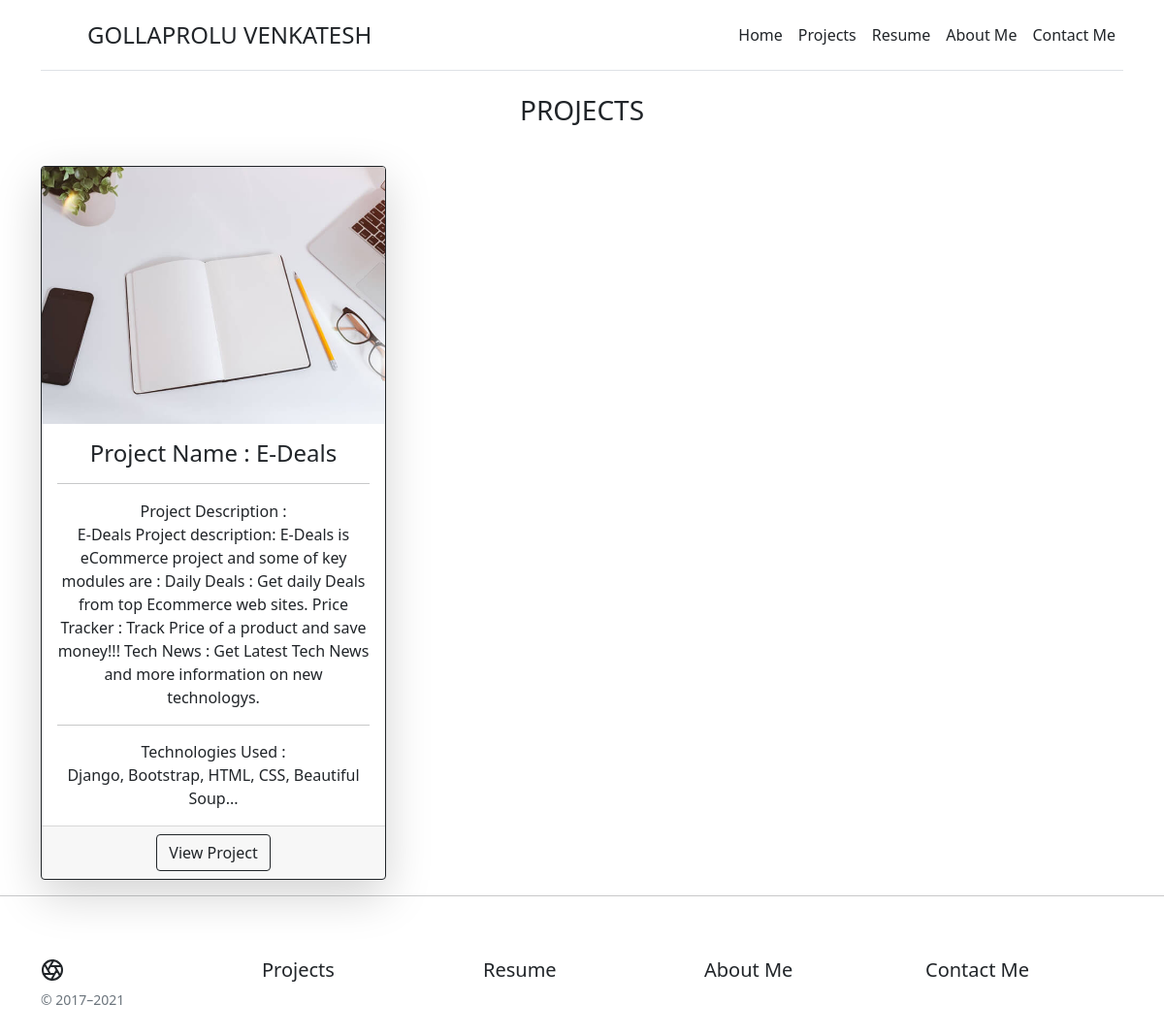
The app's page /projects with its own data.
### app/models.py (models this page shows, shortened)
class Project(models.Model):
    name = models.CharField(max_length=100)
    description = models.TextField(max_length=500)
    technologies = models.TextField(max_length=300)
    img_1 = models.ImageField(upload_to="images\project")
    img_2 = models.ImageField(upload_to="images\project")
    purl = models.URLField(max_length=500)

### app/views.py (the view)
# urls.py: path('projects',projects, name='projects'),
def projects(request):
    project = Project.objects.all()
    context = {
        'project': project
    }
    return render(request, 'projects.html',context)

### app/templates/projects.html (shortened to what this page needs)
{% extends 'base.html' %}
{% load static %}
{% block content %}
<div class="container">
<center><h3>PROJECTS</h3></center>
{% for project in project %}
    <div class="row row-cols-1 row-cols-md-3 g-4 mt-3">
    <div class="col">
    <div class="card border-dark shadow-lg bg-body rounded">
      <img src="{{project.img_1.url}}" class="card-img-top" alt="...">
      <div class="card-body">
       <center> <h4 class="card-title"> Project Name : {{ project.name }}</h4>
          <hr>
        <p class="card-text">Project Description : <br>{{ project.description}}</p>
          <p class="card-text">Technologies Used : <br> {{ project.technologies}}</p>
</center>
      </div>
<div class="card-footer">
    <center><a href="{{project.purl}}" target="_blank"><button type="button" class="btn btn-outline-dark">View
              Project</button></a></center>
      </div>
    </div>
    </div>
        {% endfor %}
    </div>
    </div>
{% endblock %}

### app/templates/base.html (shortened to what this page needs)
<!doctype html>
<html lang="en">
    <head>
        <link href="https://cdn.jsdelivr.net/npm/bootstrap@5.0.1/dist/css/bootstrap.min.css" rel="stylesheet">
    </head>
    <body>
    <div class="container">
        <header class="d-flex flex-wrap justify-content-center py-3 mb-4 border-bottom">
        <a href="/" class="d-flex align-items-center mb-3 mb-md-0 me-md-auto text-dark text-decoration-none">
            <svg class="bi me-2" width="40" height="32"><use xlink:href="#bootstrap"></use></svg>
            <span class="fs-4">GOLLAPROLU VENKATESH</span>
        </a>
        <ul class="nav col-12 col-md-auto mb-2 justify-content-center mb-md-0">
            <li><a href="/" class="nav-link px-2 link-dark">Home</a></li>
            <li><a href="/projects" class="nav-link px-2 link-dark">Projects</a></li>
            <li><a href="/resume" class="nav-link px-2 link-dark">Resume</a></li>
            <li><a href="/aboutme" class="nav-link px-2 link-dark">About Me</a></li>
            <li><a href="/contact" class="nav-link px-2 link-dark">Contact Me</a></li>
        </ul>
        </header>
    </div>
    {% block content %}
    {% endblock %}
<hr>
    <footer class="container py-5">
        <div class="row">
            <div class="col-12 col-md">
            <small class="d-block mb-3 text-muted">© 2017–2021</small>
            </div>
            <div class="col-6 col-md">
                <a href="/projects" style="text-decoration:none;" class="text-dark">
            <h5>Projects</h5>
                </a>
            </div>
            <div class="col-6 col-md">
                <a href="/resume" style="text-decoration:none;" class="text-dark">
            <h5>Resume</h5>
                    </a>
            </div>
            <div class="col-6 col-md">
                <a href="/aboutme" style="text-decoration:none;" class="text-dark">
            <h5>About Me</h5>
                    </a>
            </div>
            <div class="col-6 col-md">
                <a href="/contact" style="text-decoration:none;" class="text-dark">
            <h5>Contact Me</h5>
                    </a>
            </div>
        </div>
    </footer>
    </body>
</html>

### records on screen
Project: img_1 (picture), name "E-Deals", description "E-Deals Project description: E-Deals is eCommerce project and some of key modules are : Daily Deals : Get daily Deals from top Ecommerce web sites. Price Tracker : Track Price of a product and save money!!! Tech News : Get Latest Tech News and more information on new technologys.", technologies "Django, Bootstrap, HTML, CSS, Beautiful Soup..."
